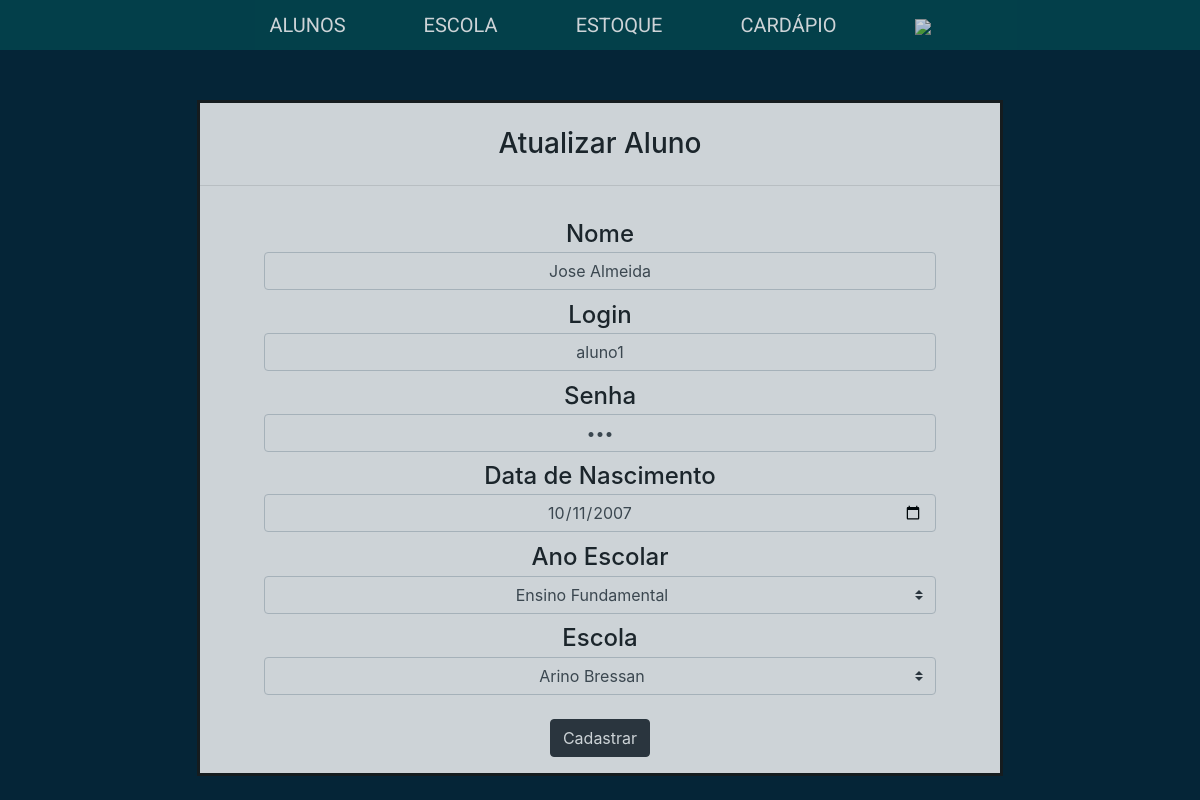
/sec-escola/aluno/validar-aluno.php?acao=atualizar&id=1 (signed in), run on the app's committed database.
### tables this page shows
create table Aluno (
    id int primary key auto_increment,
    nomeAluno varchar(64),
    login varchar(64),
    senha varchar(64),
    dataDeNascimento date,
    anoEscolar_id int references AnoEscolar(id),
    escola_id int references Escola(id)
);

### sec-escola/aluno/validar-aluno.php (the view, shortened to what this page needs)
<?php
require_once '../../funcoes-de-cabecalho.php';
require_once '../../conexao.php';
$acao = $_GET['acao'];
if ($acao == 'cadastrar') {
    $acaoHTML = "Cadastrar";
} else if ($acao == 'atualizar') {
    $acaoHTML = "Atualizar";
    $id = $_GET['id'];
    $select = "select * from Aluno where id=$id";
    $query = mysqli_query($conexao, $select);
    $table = mysqli_fetch_array($query);
    $nomeAluno = $table['nomeAluno'];
    $login = $table['login'];
    $senha = $table['senha'];
    $dataNascimento = $table['dataDeNascimento'];
    $anoEscolar_id = $table['anoEscolar_id'];
    $escola_id = $table['escola_id'];
}
$selectEscolas = "select Escola.id, Escola.nomeEscola from Escola";
$selectAnosEscolares =  "select AnoEscolar.id, AnoEscolar.nomeAnoEscolar from AnoEscolar";
$queryEscolas = mysqli_query($conexao, $selectEscolas);
$queryAnosEscolares = mysqli_query($conexao, $selectAnosEscolares);
?>
<h3><?php echo $acaoHTML?> Aluno</h3>
<hr>
    <form method="post" action="verificacao.php?acao=<?php
        if (!empty($id) and $acao == "atualizar") {
            echo $acao . "&id=$id";
        } else {
            echo $acao;
        }
    ?>">
        <label>Nome</label>
        <input type="text" class="form-control" required maxlength="64" name="nome"<?php
            if(!empty($nomeAluno)){
                echo " value='".$nomeAluno."'";
            }
        ?>>
        <label>Login</label>
        <input type="text" class="form-control" required maxlength="64" name="login"<?php
            if(!empty($login)){
                echo " value='".$login."'";
            }
        ?>>
        <label>Senha</label>
        <input type="password" class="form-control" required maxlength="64" name="senha"<?php
            if(!empty($senha)){
                echo " value='".$senha."'";
            }
        ?>>
        <label>Data de Nascimento</label>
        <input type="date" class="form-control" required  name="nascimento"<?php
            if(!empty($dataNascimento)){
                echo " value='".$dataNascimento."'";
            }
        ?>>
        <label  class="d-flex justify-content-center">Ano Escolar</label>
            <?php
                echo "<select name='anoEscolar' class='custom-select'>";
                while($tableAnosEscolares = mysqli_fetch_array($queryAnosEscolares)){
                    $idAnoEscolar = $tableAnosEscolares['id'];
                    $nomeAnoEscolar = $tableAnosEscolares['nomeAnoEscolar'];
                    if($id == $anoEscolar_id){
                        echo "<option value='$idAnoEscolar' selected>$nomeAnoEscolar</option>";
                    } else {
                        echo "<option value='$idAnoEscolar'>$nomeAnoEscolar</option>";
                    }
                }
                echo "</select>";
            ?>
        <label  class="d-flex justify-content-center">Escola</label>
            <?php
                echo "<select name='escola' class='custom-select'>";
                    while($tableEscolas = mysqli_fetch_array($queryEscolas)){
                        $idEscola = $tableEscolas['id'];
                        $nomeEscola = $tableEscolas['nomeEscola'];
                        if($id == $escola_id){
                            echo "<option value='$idEscola' selected>$nomeEscola</option>";
                        } else {
                            echo "<option value='$idEscola'>$nomeEscola</option>";
                        }
                    }
                echo "</select>";
            ?>
        <input type="submit" value='Cadastrar' class="btn btn-dark mt-4">
</form>

### estilo/styleSecesc.css (style rules this page uses)
body { background-color: #052537 !important; text-decoration: none; }
input, td, tr { text-align: center; vertical-align: middle !important; font-weight: 400; }
@media (min-width: 1200px) { body { height: 100%; width: 100%; background-size: cover; position: relative; text-align-last: center; } }
@media (min-width: 1200px) { form { margin: 3% 8% 2% 8%; } }
@media (min-width: 1200px) { h3 { margin: 3% 3%; } }
@media (min-width: 1200px) { label { margin: 1% 0 0 0; } }

### data on the page
aluno: nome "Jose Almeida", login "aluno1", nascimento "10/11/2007"

### other printed values
$acaoHTML "Atualizar"
form field anoEscolar "Ensino Fundamental"
form field escola "Arino Bressan"
